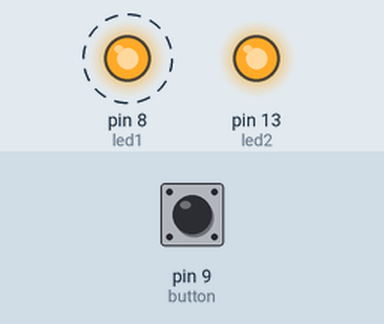
A sketch run on a simulated Arduino Uno, built with avr-gcc and run on an emulated ATmega328P. Parts: output pins drawn as LEDs (lit = HIGH). Dashed ring = blinking. The inputs (shaded band) are chosen by the test bench; at power-on: pin 9 (button) HIGH.

Above: at 0.1 s.
At 38.1 s:
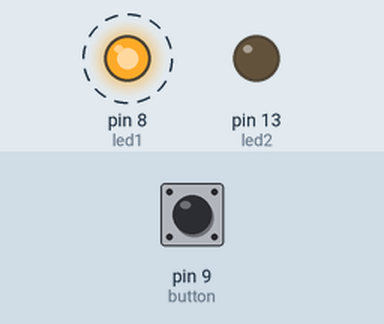
Timing chart, 0 to 40.0 s (numbered marks = the images above):
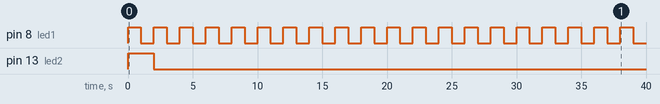

Measured:
- by itself, pin 8 (led1): alternates HIGH for 1.0 s and LOW for 1.0 s
- by itself, pin 13 (led2): LOW → HIGH at 0.00 s, → LOW 2.0 s later

The sketch:

two-leds-one-blinking-other-button.ino
```cpp
/*
   Written by Ahmed khairy for TOT training
   on 6/8/2019
   using arduino uno
   one blink other is controlled by button
   external blinking led on pb0
   internal controlled led on onboard led 13
   modified on 10/9/2019 by using #define instead of using pb0, pb1 and pb5 every time
*/
#include <avr/io.h>
#include <util/delay.h>
#define button PB1
#define led1 PB0
#define led2 PB5

int main(void)
{
  DDRB = 0b00100001;
  PORTB = 0b11111110;
  while (1)
  {
    PORTB |= (1 << led1);  //i can use xor for toggling PORTB ^=(1<<PB0)
    _delay_ms(1000);
    PORTB &= ~(1 << led1); //~ used to inverse bit (bitwise)
    _delay_ms(1000);
    if (!(PINB & (1 << button))) //! used to test false condition
      PORTB |= (1 << led2) ;
    else
      PORTB &= ~(1 << led2);
  }
}
```
